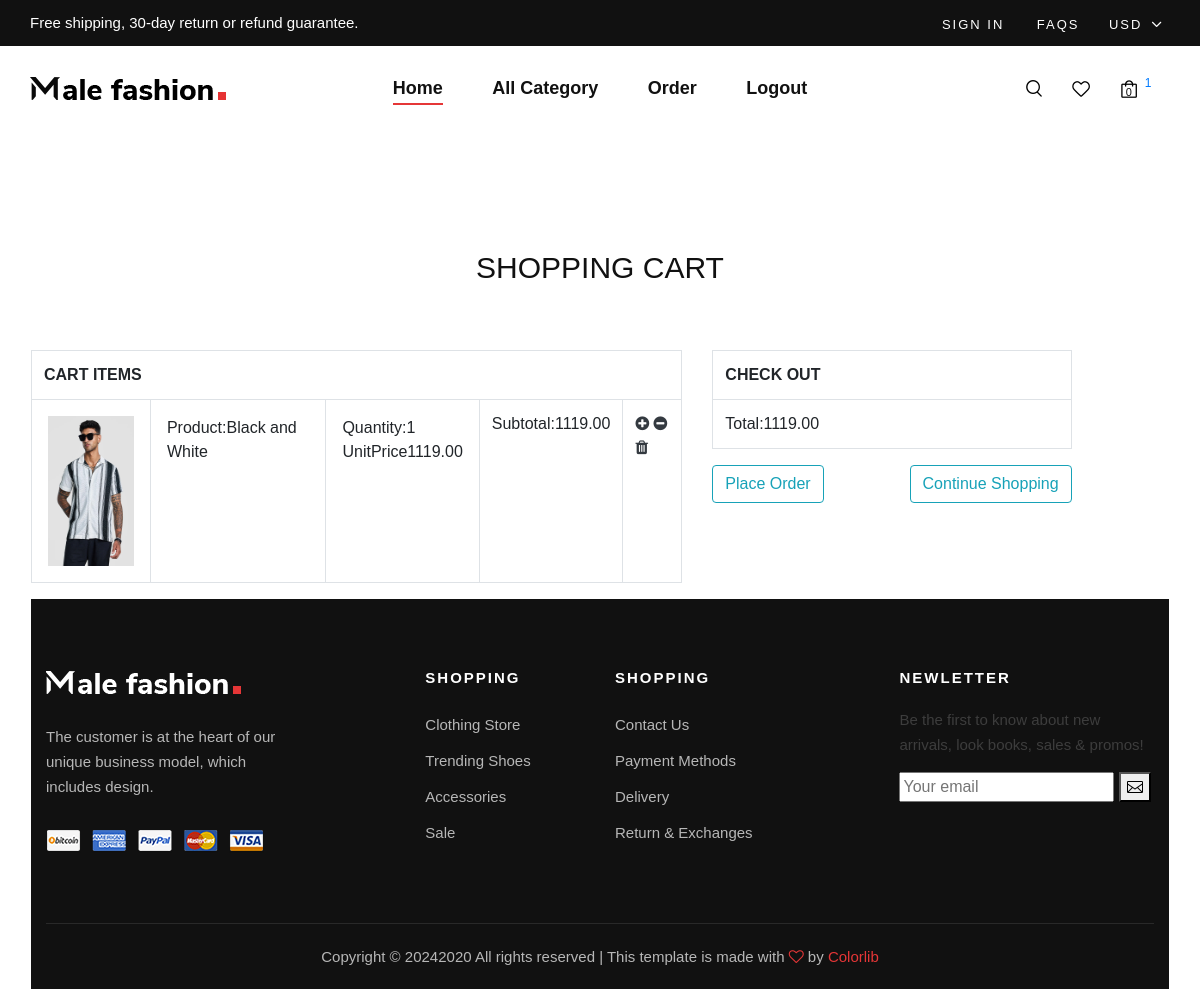
Screenshot of /cart/cart (signed in) with the database file from the repository.
### cart/models.py (models this page shows)
class Cart(models.Model):
    user = models.ForeignKey(User,on_delete=models.CASCADE)
    product = models.ForeignKey(Product,on_delete=models.CASCADE)
    quality = models.IntegerField(default=1)
    date_added = models.DateTimeField(auto_now_add=True)
    def subtotal(self):
        return self.quality*self.product.price

### shop/models.py (models this page shows, shortened)
class Product(models.Model):
    name = models.CharField(max_length=20)
    desc = models. TextField()
    image = models.ImageField(upload_to="products")
    price = models.DecimalField(max_digits=10,decimal_places=2)
    stock = models.IntegerField()
    available = models.BooleanField(default=True)
    created = models.DateTimeField(auto_now_add=True)
    updated = models.DateTimeField(auto_now=True)
    category = models.ForeignKey(Categories,on_delete=models.CASCADE)

### cart/views.py (the view)
# urls.py: path('cart',views.cart_view,name='cart'),
def cart_view(request):
     u = request.user
     c = Cart.objects.filter(user=u)
     total = 0
     for i in c:
            total += i.quality*i.product.price
            context={'cart':c, 'total': total}
     return render(request, 'cart.html',context)

### cart/context_processors.py (called while the page is built)
def count_items(request):
    u=request.user
    count=0
    if request.user.is_authenticated:
        try:
            c=Cart.objects.filter(user=u)
            for i in c:
                count+=i.quality
        except:
            count=0
    return {'c':count}

### shop/context_processors.py (called while the page is built)
def menu_links(request):
    c=Categories.objects.all()
    return {'links':c}

### templates/cart.html (shortened to what this page needs)
{% extends 'base.html' %}
{% load static%}
{% block content%}
<br>
<br>
<br>
<br>
<br>
<h3 class="text-center">SHOPPING CART</h3>
 <div class="container mt-5 p-3" style="margin-bottom:100px;">
   <div class="row">
     <div class="col-7">
       <table class="table table-bordered">
       <tr><th colspan="5">CART ITEMS</th></tr>
         {% for i in cart %}
         <tr>
           <td class="p-3"> <img src="{{i.product.image.url}}" height="150px" width="150px"></td>
           <td class="p-3">Product:{{i.product.name}}</td>
           <td class="p-3">Quantity:{{i.quality}}<br>
           UnitPrice{{i.product.price}}</td>
           <td>Subtotal:{{i.subtotal}}</td>
           <td>
             {% if i.product.stock > 0 %}<a href="{% url 'cart:addtocart' i.product.id %}"><i class="fa fa-plus-circle text-dark" aria-hidden="true"></i></a>
                 <a href="{% url 'cart:cartremove' i.product.id %}"> <i class="fa fa-minus-circle text-dark" aria-hidden="true"></i></a>
                 <a href="{% url 'cart:cartdelete' i.product.id %}"><i class="fa fa-trash text-dark" aria-hidden="true"></i></a></td>
            {% else %}
               <a href="{% url 'cart:cartremove' i.product.id %}"> <i class="fa fa-minus-circle text-dark" aria-hidden="true"></i></a>
               <a href="{% url 'cart:cartdelete' i.product.id %}"><i class="fa fa-trash text-dark" aria-hidden="true"></i></a>
           {% endif %}
         </tr>
         {% endfor %}
       </table>
       </div>
     <div class="col-4">
       <table class="table table-bordered">
         <tr><th colspan="4">CHECK OUT</th></tr>
           <tr><td>Total:{{total}}</td></tr>
       </table>
       <div class="d-flex justify-content-between">
           <a href="{% url 'cart:orderform' %}" class="btn btn-outline-info">Place Order</a>
             <a href="" class="btn btn-outline-info">Continue Shopping</a>
       </div>
   </div>
 </div>
{% endblock %}

### static/css/style.css (style rules this page uses)
html, body { height: 100%; font-family: "Nunito Sans", sans-serif; -webkit-font-smoothing: antialiased; }
h1, h2, h3, h4, h5, h6 { margin: 0; color: #111111; font-weight: 400; font-family: "Nunito Sans", sans-serif; }
h3 { font-size: 30px; }
img { max-width: 100%; }
@media only screen and (min-width: 1200px) { .container { max-width: 1170px; } }

### rows the page displays
Cart: product.image (picture), product.name "Black and White", quality "1", product.price "1119.00", subtotal "1119.00"

### other values shown
{{ c }} "1"
{{ total }} "1119.00"
